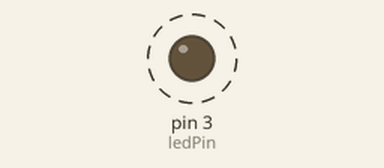
This sketch was run on a simulated Arduino Uno, built with avr-gcc and run on an emulated ATmega328P. Parts: output pins drawn as LEDs (lit = HIGH). Dashed ring = blinking.

Above: at 0.5 s.
Timing chart, 0 to 4.6 s (numbered marks = the images above):
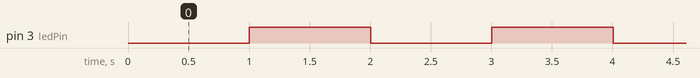

The sketch:

blinkWithoutDelay.ino
```cpp
// blink without delay

const int ledPin =  3;      // the number of the LED pin
int ledState = LOW;             // ledState used to set the LED
long previousMillis = 0;        // will store last time LED was updated

long interval = 1000;           // interval at which to blink (milliseconds)

void setup() {
  pinMode(ledPin, OUTPUT);
}

void loop()
{

  unsigned long currentMillis = millis();

  if(currentMillis - previousMillis > interval) { // method 1
    previousMillis = currentMillis;  // method 1

  // if (currentMillis % 1000 == 1) {  // method 2

    if (ledState == LOW) {
      ledState = HIGH;
    } else {
      ledState = LOW;
    }

    digitalWrite(ledPin, ledState);
  }
}
```

Measured:
- by itself, pin 3 (ledPin): alternates HIGH for 1.0 s and LOW for 1.0 s
